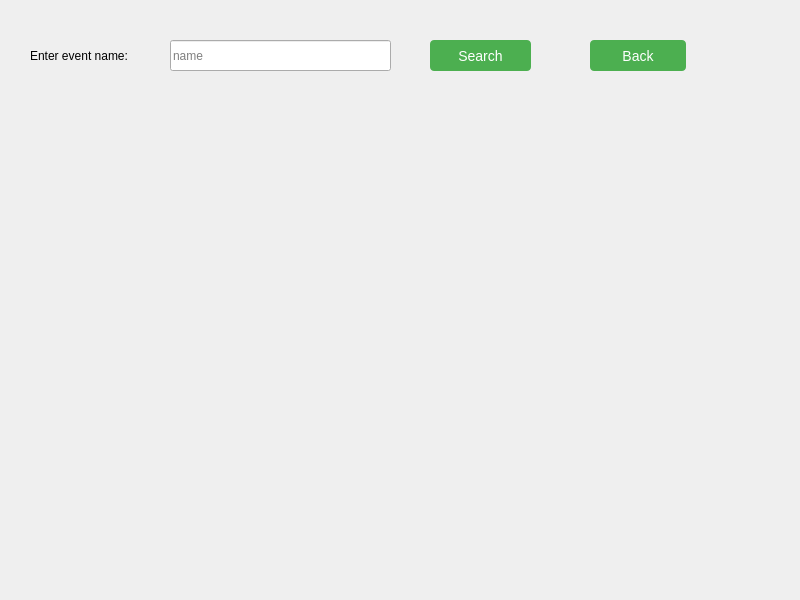
<?xml version="1.0" encoding="UTF-8"?>
<ui version="4.0">
 <class>Search</class>
 <widget class="QWidget" name="Search">
  <property name="geometry">
   <rect>
    <x>0</x>
    <y>0</y>
    <width>800</width>
    <height>600</height>
   </rect>
  </property>
  <property name="windowTitle">
   <string>Form</string>
  </property>
  <widget class="QLabel" name="label_2">
   <property name="geometry">
    <rect>
     <x>30</x>
     <y>46</y>
     <width>131</width>
     <height>20</height>
    </rect>
   </property>
   <property name="text">
    <string>Enter event name:</string>
   </property>
  </widget>
  <widget class="QLineEdit" name="event_name">
   <property name="geometry">
    <rect>
     <x>170</x>
     <y>40</y>
     <width>221</width>
     <height>31</height>
    </rect>
   </property>
   <property name="text">
    <string/>
   </property>
   <property name="placeholderText">
    <string>name</string>
   </property>
  </widget>
  <widget class="QPushButton" name="search">
   <property name="geometry">
    <rect>
     <x>430</x>
     <y>40</y>
     <width>101</width>
     <height>31</height>
    </rect>
   </property>
   <property name="styleSheet">
    <string notr="true">QPushButton {
    background-color: #4CAF50;
    color: white;
    padding: 4px 8px; /* Ample space */
    border: none;
    border-radius: 4px;
    font-size: 14px;
    min-width: 80px; /* Ensures text fits */
}
QPushButton:hover {
    background-color: #45a049;
}</string>
   </property>
   <property name="text">
    <string>Search</string>
   </property>
  </widget>
  <widget class="QPushButton" name="back_button">
   <property name="geometry">
    <rect>
     <x>590</x>
     <y>40</y>
     <width>96</width>
     <height>31</height>
    </rect>
   </property>
   <property name="styleSheet">
    <string notr="true">QPushButton {
    background-color: #4CAF50;
    color: white;
    padding: 4px 8px; /* Ample space */
    border: none;
    border-radius: 4px;
    font-size: 14px;
    min-width: 80px; /* Ensures text fits */
}
QPushButton:hover {
    background-color: #45a049;
}</string>
   </property>
   <property name="text">
    <string>Back</string>
   </property>
  </widget>
 </widget>
 <resources/>
 <connections/>
</ui>
